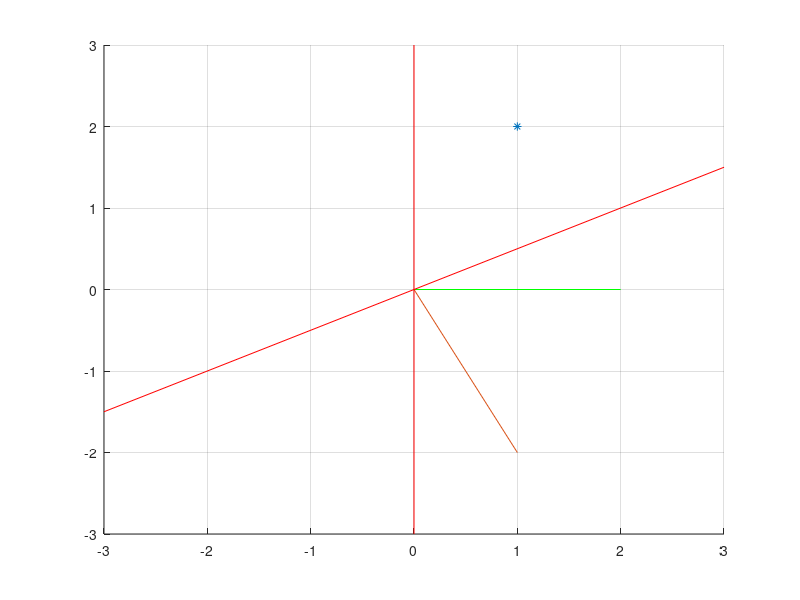

Write MATLAB code to recreate this figure.
w =[2; 0];
x =[1; 2];
y =-1;
w2 = w+y*x;


hold on
grid on
xlim([-3,3])
ylim([-3,3])
line([0 w(1,1)],[0 w(2,1)], 'Color', [0,1,0])
plot(x(1,1),x(2,1),'*')
line([0 w2(1,1)],[0 w2(2,1)])
line([0,0],[3,-3], 'Color', [1,0,0])
line([3,-3],[1.5,-1.5], 'Color', [1,0,0])
hold off